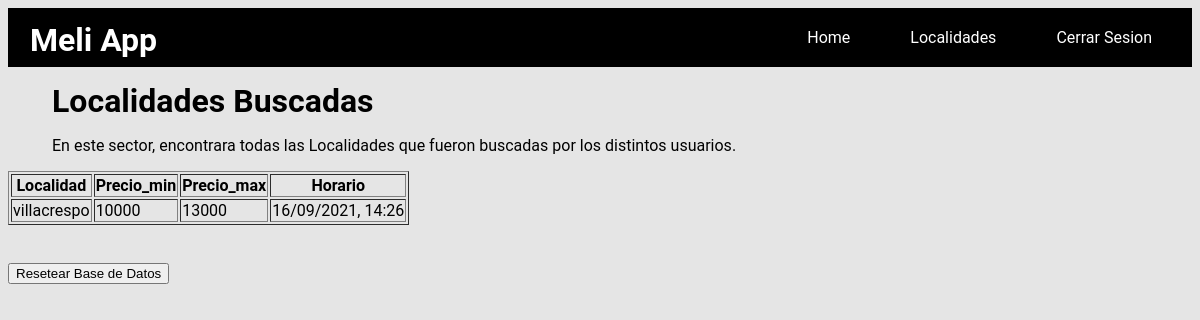
/localidades (signed in), run on an earlier commit of the app's database.
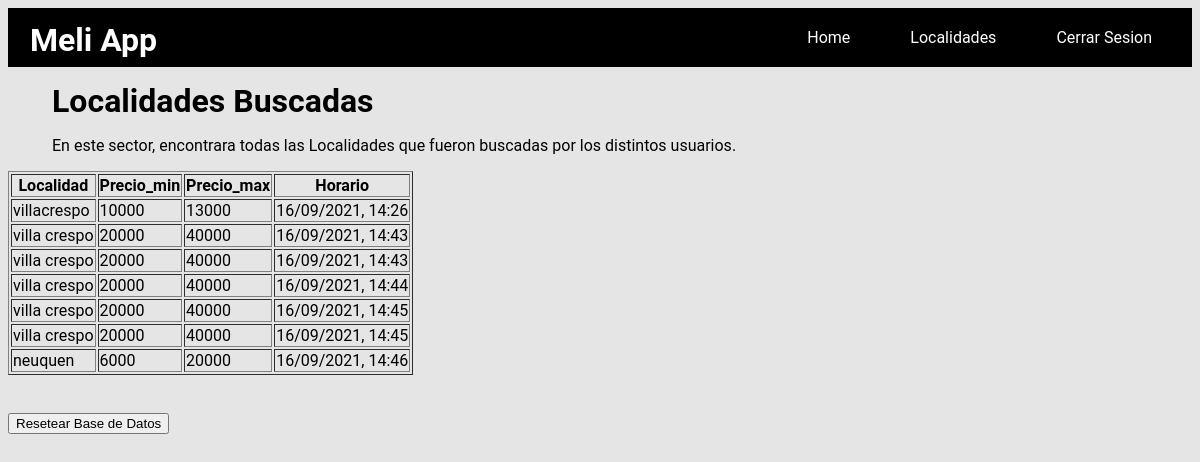
And on a later commit of the database.
### localidad.py (models this page shows, shortened)
class Localidad(db.Model):
    __tablename__ = "localidad"
    id = db.Column(db.Integer,primary_key=True)
    location = db.Column(db.String)
    price_min = db.Column(db.Integer)
    price_max = db.Column(db.Integer)
    time = db.Column(db.String)

### app.py (the view, shortened to what this page needs)
@app.route("/localidades")
@login_required
def localidades():
    if request.method == 'GET':
        try:
            data = localidad.report()
            return render_template('tabla.html',data = data)
        except:
            return jsonify({'trace': traceback.format_exc()})

### app.py (called while the page is built)
@login_manager.user_loader
def load_user(user_id):
    return users.user_id(user_id)

### localidad.py (called while the page is built)
def report(limit=0, offset=0):
    query= db.session.query(Localidad)
    if limit > 0:
        query = query.limit(limit)
        if offset > 0:
            query = query.offset(offset)
    json_result_list = []
    for person in query:
        json_result = {'Localidad': person.location,'Price_min': person.price_min, 'Price_max': person.price_max, 'Time':person.time}
        json_result_list.append(json_result)
    return json_result_list

### users.py (called while the page is built)
def user_id(user_id):
    return User.query.get(int(user_id))

### templates/tabla.html
{% extends "base.html" %}
{% block content %}
<h1 class="parrafo">Localidades Buscadas</h1>
<div class="parrafo">
    <p>En este sector, encontrara todas las Localidades que fueron buscadas por los distintos usuarios.</p>
</div>
<table border="1">
    <thead cellpadding="1.0" cellspacing="1.0">
        <tr>
            <th>Localidad</th>
            <th>Precio_min</th>
            <th>Precio_max</th>
            <th>Horario</th>
        </tr>
        {% for row in data %}
        <tr>
            <td>{{row['Localidad']}}</td>
            <td>{{row['Price_min']}}</td>
            <td>{{row['Price_max']}}</td>
            <td>{{row['Time']}}</td>
        </tr>
        {% endfor %}
    </thead>
</table>
<br><br>
<form action="{{url_for('reset')}}">
    <input id= "1" type="submit" value="Resetear Base de Datos" />
</form>
{% endblock %}

### templates/base.html (shortened to what this page needs)
<!DOCTYPE html>
<html lang="en">
<head>
  <link rel="stylesheet" type="text/css" href="../static/css/home.css">
</head>
<body>
  <div>
    <h1 class="title">Meli App</h1>
  </div>
  <nav >
    <a class="nav-enlace" href="home">Home</a>
    <a class="nav-enlace" href="localidades">Localidades</a>
    <a class="nav-enlace" href="{{url_for('logout')}}">Cerrar Sesion</a>
  </nav>
  {% block content %}
  {% endblock %}
</body>
</html>

### static/css/home.css (style rules this page uses)
* { box-sizing: border-box; }
body { font-family: 'Roboto', sans-serif; background: #E5E5E5; }
.nav-enlace { color: white; display: inline-block; padding: 10px 30px; text-decoration: none; font-family: 'Roboto', sans-serif; }
.title { font-family: 'Roboto', sans-serif; position: absolute; left: 30px; color: white; top: 0%; }
nav { display: flex; background: black; padding: 10px; justify-content: flex-end; }
.parrafo { width: 700px; color: black; font-family:'Roboto', sans-serif; margin: 0%; margin-top: 15px; margin-left: 44px; }

What changed in the data, as far as the page shows it:
added Localidad: Localidad "villa crespo", Price_min "20000", Price_max "40000", Time "16/09/2021, 14:43"
added Localidad: Localidad "villa crespo", Price_min "20000", Price_max "40000", Time "16/09/2021, 14:43"
added Localidad: Localidad "villa crespo", Price_min "20000", Price_max "40000", Time "16/09/2021, 14:44"
added Localidad: Localidad "villa crespo", Price_min "20000", Price_max "40000", Time "16/09/2021, 14:45"
added Localidad: Localidad "villa crespo", Price_min "20000", Price_max "40000", Time "16/09/2021, 14:45"
added Localidad: Localidad "neuquen", Price_min "6000", Price_max "20000", Time "16/09/2021, 14:46"
